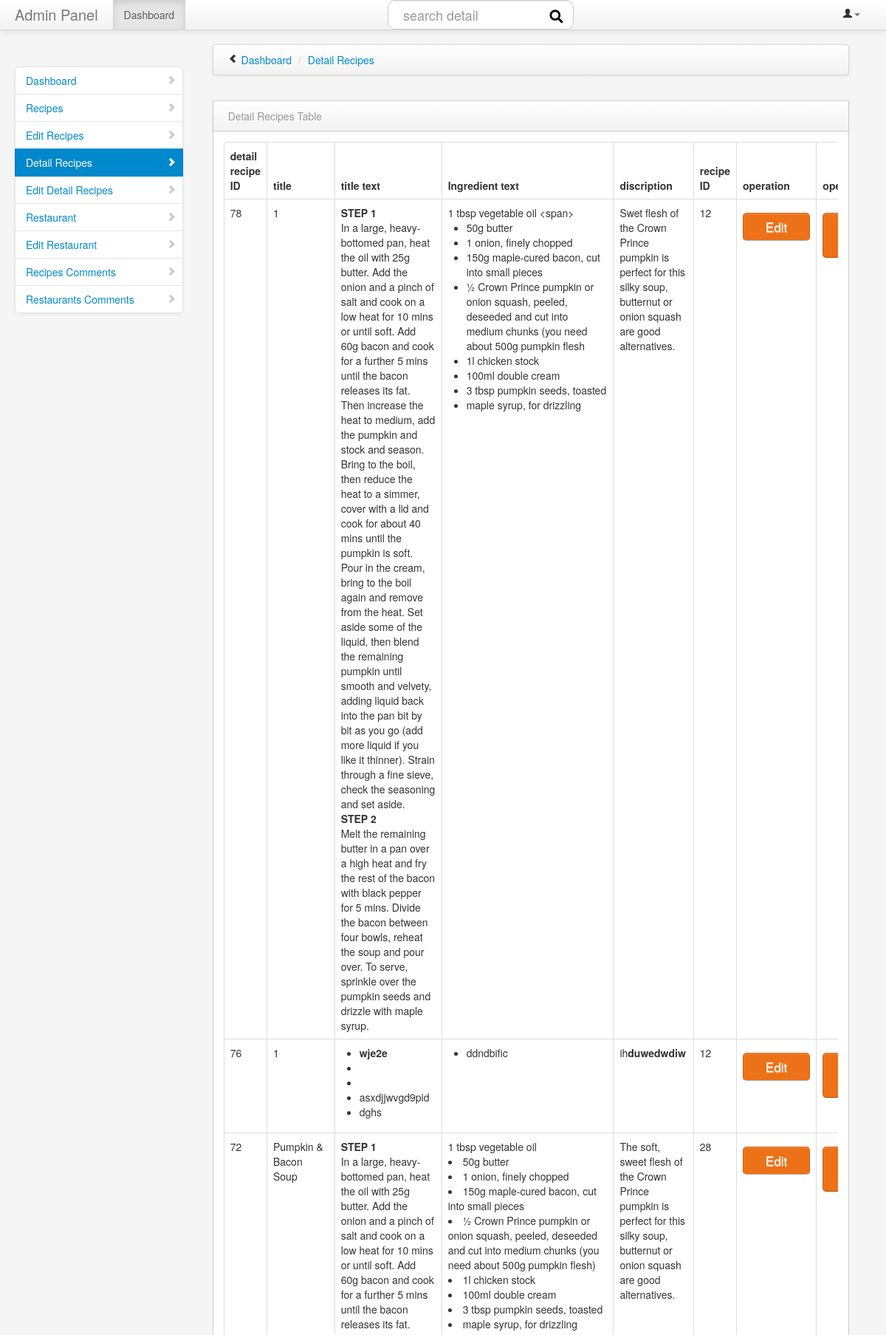
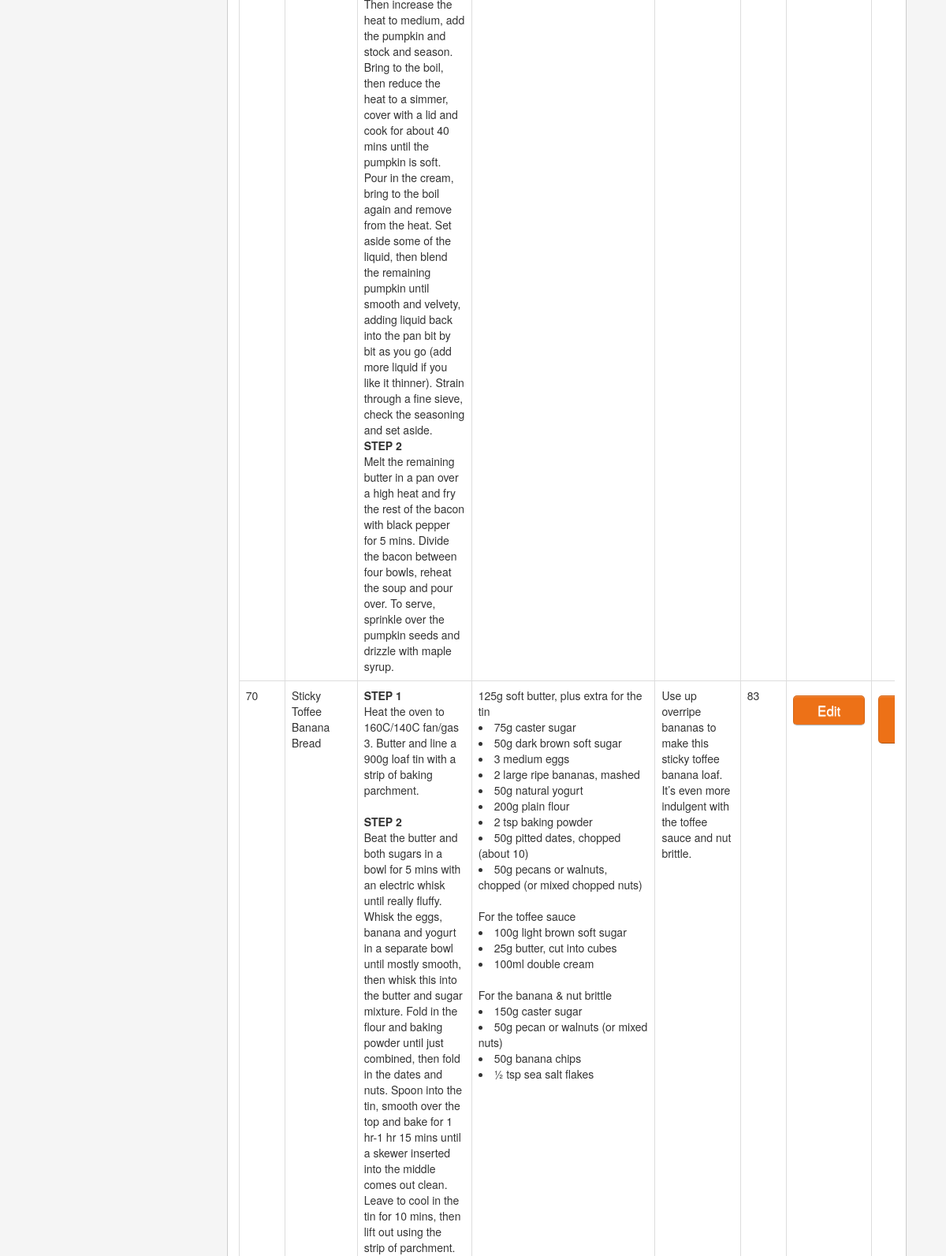
/admin/detail.php (upper part), run on the app's committed database (2 pictures, top to bottom).
### tables this page shows
CREATE TABLE `full_recipy` (
  `id` int(222) NOT NULL,
  `title` mediumtext NOT NULL,
  `title_text` mediumtext NOT NULL,
  `image` mediumtext NOT NULL,
  `ing_text` mediumtext NOT NULL,
  `disc` mediumtext NOT NULL,
  `rid` int(222) NOT NULL,
  `comments` varchar(222) DEFAULT NULL
);

### admin/detail.php (the view, shortened to what this page needs)
<?php
include("../connection/connect.php");
 $sql = "DELETE FROM full_recipy WHERE rid='$_GET[id]'";
mysqli_query($db,$sql);
?>
<!DOCTYPE html>
<html class="no-js">
    <head>
        <link href="bootstrap/css/bootstrap.min.css" rel="stylesheet" media="screen">
        <link href="bootstrap/css/bootstrap-responsive.min.css" rel="stylesheet" media="screen">
        <link href="vendors/easypiechart/jquery.easy-pie-chart.css" rel="stylesheet" media="screen">
        <link href="assets/styles.css" rel="stylesheet" media="screen">
		 <link href="bootstrap/css/bootstrap.min.css" rel="stylesheet" media="screen">
        <link href="bootstrap/css/bootstrap-responsive.min.css" rel="stylesheet" media="screen">
        <link href="assets/styles.css" rel="stylesheet" media="screen">
				 <link rel="stylesheet" href="https://cdnjs.cloudflare.com/ajax/libs/font-awesome/5.15.3/css/all.min.css">
    </head>
    <body>
        <div class="navbar navbar-fixed-top">
            <div class="navbar-inner">
                <div class="container-fluid">
                    <a class="brand" href="#">Admin Panel</a>
                    <div class="nav-collapse collapse">
                        <ul class="nav pull-right">
                            <li class="dropdown">
                                <a href="#" role="button" class="dropdown-toggle" data-toggle="dropdown"> <i class="icon-user"></i><i class="caret"></i>
                                </a>
                            </li>
                        </ul>
                        <ul class="nav">
                            <li class="active">
                                <a href="#">Dashboard</a>
                            </li>
                        </ul>
						<center><form action="searchdetail.php" method="GET">
		<div class="search_wrap search_wrap_1">
			<div class="search_box">
				<input type="text" class="input" required value="<?php if(isset($_GET['search'])){echo $_GET['search']; } ?>" name="search"  placeholder="search detail">
				<button class="button">
					<i class="fas fa-search"></i>
				</button>
			</div>
                                </form>
                          </center>
                    </div>
                </div>
            </div>
        </div>
        <div class="container-fluid">
            <div class="row-fluid">
                <div class="span3" id="sidebar">
                    <ul class="nav nav-list bs-docs-sidenav nav-collapse collapse">
                        <li >
                            <a href="dashboard.php"><i class="icon-chevron-right"></i> Dashboard</a>
                        </li>
                        <li>
                            <a href="recipes.php"><i class="icon-chevron-right"></i> Recipes</a>
                        </li>
						<li>
                            <a href="editrecipe.php"><i class="icon-chevron-right"></i>Edit Recipes</a>
                        </li>
                        <li class="active">
                            <a href="detail.php"><i class="icon-chevron-right"></i>Detail Recipes</a>
                        </li>
						 <li >
                            <a href="editdetailrecipy.php"><i class="icon-chevron-right"></i>Edit Detail Recipes</a>
                        </li>
						 <li>
                            <a href="restaurant.php"><i class="icon-chevron-right"></i>Restaurant</a>
                        </li>
						 <li>
                            <a href="editrestaurant.php"><i class="icon-chevron-right"></i>Edit Restaurant</a>
                        </li>
						<li>
                            <a href="comment.php"><i class="icon-chevron-right"></i>Recipes Comments</a>
                        </li>
						<li>
                            <a href="restaurantcomment.php"><i class="icon-chevron-right"></i>Restaurants Comments</a>
                        </li>
                    </ul>
                </div>
                <div class="span9" id="content">
                    <div class="row-fluid">
                        	<div class="navbar">
                            	<div class="navbar-inner">
	                                <ul class="breadcrumb">
	                                    <i class="icon-chevron-left hide-sidebar"><a href='#' title="Hide Sidebar" rel='tooltip'>&nbsp;</a></i>
	                                    <li>
	                                        <a href="#">Dashboard</a> <span class="divider">/</span>
	                                    </li>
	                                    <li class="active">
	                                        <a href="#"> Detail Recipes</a>
	                                    </li>
	                                </ul>
                            	</div>
                        	</div>
                    	</div>
                    <div class="row-fluid">
					     <div class="row-fluid">
                        <div class="block">
                            <div class="navbar navbar-inner block-header">
                                <div class="muted pull-left"> Detail Recipes Table</div>
                            </div>
                            <div class="block-content collapse in">
                                <div class="span12">
  									<table class="table table-bordered">
						              <thead>
						                <tr>
										  <th>detail recipe ID</th>
						                  <th>title</th>
						                  <th>title text</th>
										   <th>Ingredient text</th>
										    <th>discription </th>
											            <th>recipe ID </th>
											 <th>operation </th>
											 <th>operation </th>
						                </tr>
						              </thead>
						              <tbody>
	<?php
    $sql = "SELECT * FROM full_recipy ORDER BY id DESC";
	 $result = mysqli_query($db, $sql);
while($row = mysqli_fetch_array($result))
{
	  $id =$row['id'];
       $rid =$row['rid'];
		 $title =$row['title'];
		  $title_text =$row['title_text'];
		  $ing_text =$row['ing_text'];
		  $disc =$row['disc'];
									echo	'<tr>';
									 echo    " <td>".$id ."</td>";
						             echo     " <td>".$title ."</td>";
						             echo     " <td>".$title_text ."</td>";
									   echo     " <td>".$ing_text ."</td>";
						             echo    " <td>".$disc ."</td>";
									       echo    " <td>".$rid ."</td>";
						          echo	'   <td><a class="btn" href="editdetailrecipy.php?rid='.$row["rid"].'&title='.$row["title"].'&title_text='.$row["title_text"].'&ing_text='.$row["ing_text"].'&disc='.$row["disc"].'&id='.$row["id"].'&image='.$row["image"].'  ">Edit</a></td>';
									echo	'   <td><a class="btn btn-danger" href=detail.php?id='.$row['rid'].'  style="color: red;"><i class="icon-remove icon-red"></i> Delete</a></td>';
						              echo  '</tr>';
}
?>
						              </tbody>
						            </table>
                                </div>
                            </div>
                        </div>
                    </div>
            </div>
        </div>
        <link href="vendors/datepicker.css" rel="stylesheet" media="screen">
        <link href="vendors/uniform.default.css" rel="stylesheet" media="screen">
        <link href="vendors/chosen.min.css" rel="stylesheet" media="screen">
        <link href="vendors/wysiwyg/bootstrap-wysihtml5.css" rel="stylesheet" media="screen">
    </body>
</html>

### admin/assets/styles.css (style rules this page uses)
:root { --orange:#ff7800; --No: #ED7117; }
html { font-size: 62.5%; overflow-x: hidden; scroll-behavior: smooth; scroll-padding-top: 7rem; }
body { padding-top: 0; padding-bottom: 40px; background-color: #f5f5f5; }
@media (min-width: 979px) { body { padding-top: 60px; } }
#content { margin-left:0px; }
.hide-sidebar, .show-sidebar { cursor: pointer; }
.breadcrumb { margin: 0 0 0px; padding: 10px 0px; background-color: transparent; }
.block { border: 1px solid #ccc; background: white; margin: 1em 0em; border-top: none; }
.block-content { margin: 1em; min-height: .25em; }
.block-header { margin-bottom: 0px; border-right: none; border-left: none; -webkit-border-radius: 0px; -moz-border-radius: 0px; border-radius: 0px; }
.block-header div { padding-top: 10px; }
.bs-docs-sidenav { max-width: 228px; margin: 30px 0 0; padding: 0; background-color: #fff; -webkit-border-radius: 6px; -moz-border-radius: 6px; border-radius: 6px; -webkit-box-shadow: 0 1px 4px rgba(0,0,0,.065); -moz-box-shadow: 0 1px 4px rgba(0,0,0,.065); box-shadow: 0 1px 4px rgba(0,0,0,.065); }
.bs-docs-sidenav > li > a { display: block; width: 190px \9; margin: 0 0 -1px; padding: 8px 14px; border: 1px solid #e5e5e5; }
.bs-docs-sidenav > li:first-child > a { -webkit-border-radius: 6px 6px 0 0; -moz-border-radius: 6px 6px 0 0; border-radius: 6px 6px 0 0; }
.bs-docs-sidenav > li:last-child > a { -webkit-border-radius: 0 0 6px 6px; -moz-border-radius: 0 0 6px 6px; border-radius: 0 0 6px 6px; }
.bs-docs-sidenav > .active > a { position: relative; z-index: 2; padding: 9px 15px; border: 0; text-shadow: 0 1px 0 rgba(0,0,0,.15); -webkit-box-shadow: inset 1px 0 0 rgba(0,0,0,.1), inset -1px 0 0 rgba(0,0,0,.1); -moz-box-shadow: inset 1px 0 0 rgba(0,0,0,.1), inset -1px 0 0 rgba(0,0,0,.1); box-shadow: inset 1px 0 0 rgba(0,0,0,.1), inset -1px 0 0 rgba(0,0,0,.1); }
.bs-docs-sidenav .icon-chevron-right { float: right; margin-top: 2px; margin-right: -6px; opacity: .25; }
.bs-docs-sidenav .active .icon-chevron-right, .bs-docs-sidenav .active a:hover .icon-chevron-right { opacity: 1; }
.btn { margin-top: 1rem; display: inline-block; font-size: 1.7rem; color:#fff; background: var(--No); border-radius: .5rem; cursor: pointer; padding:.8rem 3rem; }

### admin/detail.php (style rules this page uses)
.search_wrap .search_box { position: relative; width: 150px; height: 18px; }
.search_wrap .search_box .input { position: absolute; top: 0; left: 0; width: 100%; height: 100%; padding: 10px 20px; border-radius: 10px; font-size: 18px; }
.search_wrap .search_box .button { height: 5px; }
.search_wrap .search_box .button .fas { margin-top: 10px; margin-left: 145px; position: relative; top: 50%; left: 50%; transform: translate(-50%,-50%); color: black; font-size: 18px; }
.search_wrap.search_wrap_1 .search_box .input { padding-right: 80px; }

### data on the page
full_recipy: id "78", title "1", title_text "STEP 1 In a large, heavy-bottomed pan, heat the oil with 25g butter. Add the onion and a pinch of salt and cook on a low heat for 10 mins or until soft. Add 60g bacon and cook for a further 5 mins until the bacon releases its fat. Then increase the heat to medium, add the pumpkin and stock and season. Bring to the boil, then reduce the heat to a simmer, cover with a lid and cook for about 40 mins until the pumpkin is soft. Pour in the cream, bring to the boil again and remove from the heat. Set aside some of the liquid, then blend the remaining pumpkin until smooth and velvety, adding liquid back into the pan bit by bit as you go (add more liquid if you like it thinner). Strain through a…", ing_text "1 tbsp vegetable oil <span> 50g butter 1 onion, finely chopped 150g maple-cured bacon, cut into small pieces ½ Crown Prince pumpkin or onion squash, peeled, deseeded and cut into medium chunks (you need about 500g pumpkin flesh 1l chicken stock 100ml double cream 3 tbsp pumpkin seeds, toasted maple syrup, for drizzling", disc "Swet flesh of the Crown Prince pumpkin is perfect for this silky soup, butternut or onion squash are good alternatives.", rid "12"
full_recipy: id "76", title "1", title_text "wje2e asxdjjwvgd9pid dghs", ing_text "ddndbific", disc "ih duwedwdiw", rid "12"
full_recipy: id "72", title "Pumpkin & Bacon Soup", title_text "STEP 1 In a large, heavy-bottomed pan, heat the oil with 25g butter. Add the onion and a pinch of salt and cook on a low heat for 10 mins or until soft. Add 60g bacon and cook for a further 5 mins until the bacon releases its fat. Then increase the heat to medium, add the pumpkin and stock and season. Bring to the boil, then reduce the heat to a simmer, cover with a lid and cook for about 40 mins until the pumpkin is soft. Pour in the cream, bring to the boil again and remove from the heat. Set aside some of the liquid, then blend the remaining pumpkin until smooth and velvety, adding liquid back into the pan bit by bit as you go (add more liquid if you like it thinner). Strain through a…", ing_text "1 tbsp vegetable oil 50g butter 1 onion, finely chopped 150g maple-cured bacon, cut into small pieces ½ Crown Prince pumpkin or onion squash, peeled, deseeded and cut into medium chunks (you need about 500g pumpkin flesh) 1l chicken stock 100ml double cream 3 tbsp pumpkin seeds, toasted maple syrup, for drizzling", disc "The soft, sweet flesh of the Crown Prince pumpkin is perfect for this silky soup, butternut or onion squash are good alternatives.", rid "28"
full_recipy: id "70", title "Sticky Toffee Banana Bread", title_text "STEP 1 Heat the oven to 160C/140C fan/gas 3. Butter and line a 900g loaf tin with a strip of baking parchment. STEP 2", ing_text "125g soft butter, plus extra for the tin 75g caster sugar 50g dark brown soft sugar 3 medium eggs 2 large ripe bananas, mashed 50g natural yogurt 200g plain flour 2 tsp baking powder 50g pitted dates, chopped (about 10) 50g pecans or walnuts, chopped (or mixed chopped nuts) For the toffee sauce 100g light brown soft sugar 25g butter, cut into cubes 100ml double cream For the banana & nut brittle 150g caster sugar 50g pecan or walnuts (or mixed nuts) 50g banana chips ½ tsp sea salt flakes", disc "Use up overripe bananas to make this sticky toffee banana loaf. It’s even more indulgent with the toffee sauce and nut brittle.", rid "83"
